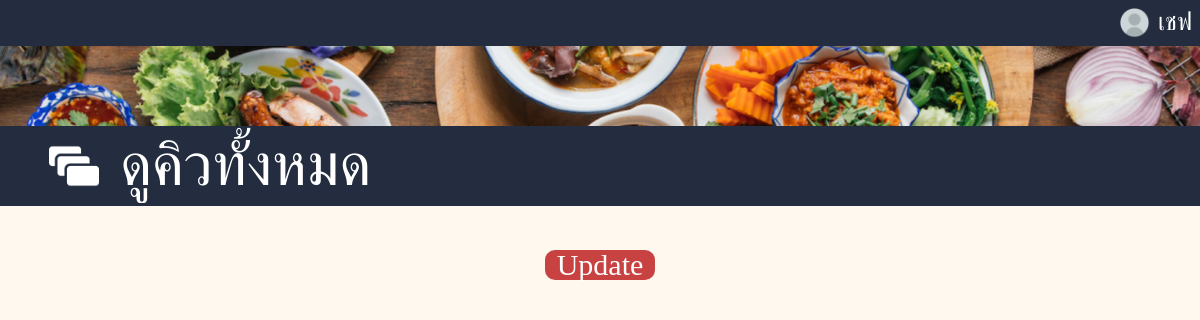
/staff/chef/chef.php, run on an earlier commit of the app's database.
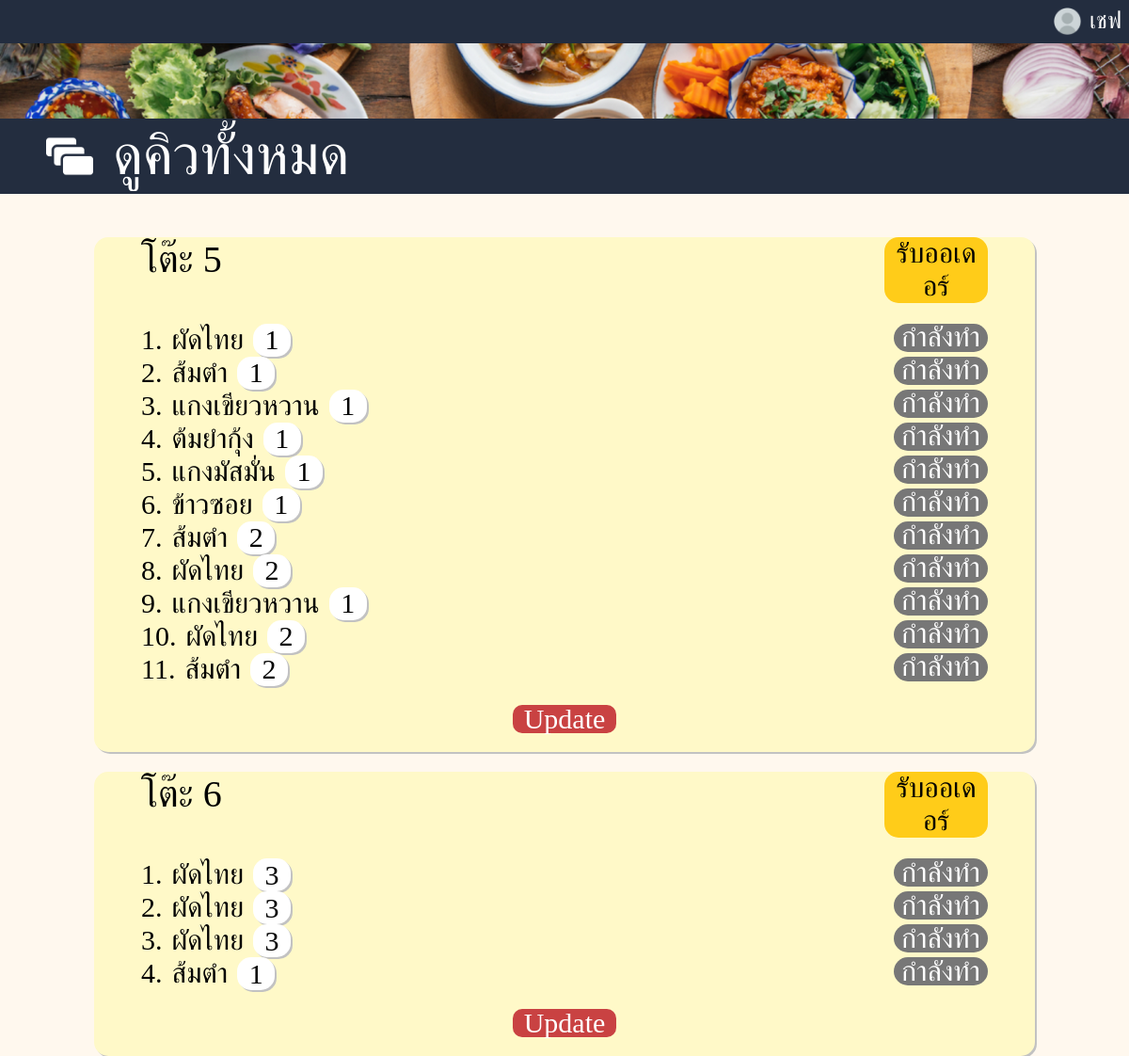
And on a later commit of the database.
### tables this page shows
CREATE TABLE order_item (
    orderitem_id INTEGER PRIMARY KEY AUTOINCREMENT,
    order_id INTEGER NOT NULL,
    menu_id INTEGER NOT NULL,
    quantity INTEGER NOT NULL, "status",
    FOREIGN KEY (menu_id) REFERENCES menu (menu_id),
    FOREIGN KEY (order_id) REFERENCES orders (order_id)
);

CREATE TABLE orders (
    order_id INTEGER PRIMARY KEY,
    table_id INTEGER NOT NULL,
    order_status TEXT CHECK(order_status IN ('กำลังทำอาหาร', 'รับออเดอร์', 'เสร็จสิ้นพร้อมเสิร์ฟ')) NOT NULL,
    order_time DATETIME NOT NULL,
    FOREIGN KEY (table_id) REFERENCES tables (table_id)
);

CREATE TABLE menu (
    menu_id INTEGER PRIMARY KEY AUTOINCREMENT,
    name TEXT NOT NULL,
    price DECIMAL(10, 2) NOT NULL,
    category TEXT CHECK(category IN ('อาหารจานเดียว', 'เครื่องดื่ม', 'กับข้าว', 'ของหวาน')) NOT NULL,
    region TEXT CHECK(region IN ('ภาคเหนือ', 'ภาคกลาง', 'ภาคใต้', 'ภาคอีสาน')) NOT NULL,
    file_path TEXT NOT NULL
);

### staff/chef/chef.php (the view, shortened to what this page needs)
<?php
$db = new MyDB();
$sql = "SELECT ord.*, o.*, m.name AS menu_name
        FROM order_item o
        JOIN menu m ON o.menu_id = m.menu_id
        JOIN orders ord ON o.order_id = ord.order_id
        ORDER BY ord.table_id, o.orderitem_id;";
$result = $db->query($sql);
?>
<!DOCTYPE html>
<html lang="en">
<head>
    <link rel="stylesheet" href="chef.css">
</head>
<body>
    <header>
        <img src="profile.png" alt="profile">
        <span>เชฟ</span>
    </header>
    <top>
        <div>
            <div class="queue">
            </div>
        </div>
        <div class="option_container">
            <div class="option-frame">
                <img src="rectangles.png" alt="">
                <span>ดูคิวทั้งหมด</span>
            </div>
        </div>
    </top>
    <div class="content">
        <div class="center-content">
            <div class="box">
                <?php
                if ($result) {
                    $currentTableId = null;
                    $orderCount = 0;
                    while ($row = $result->fetchArray(SQLITE3_ASSOC)) {
                        $tableId = $row['table_id'];
                        $orderId = $row['order_id'];
                        $menuName = $row['menu_name'];
                        $quantity = $row['quantity'];
                        if ($tableId != $currentTableId) {
                            if ($currentTableId !== null) {
                                echo '</div>';
                                echo '<div class="button-update">';
                                echo '<button>Update</button>';
                                echo '</div>';
                                echo '</div>';
                            }
                            echo '<div class="box-test1">';
                            echo '<div class="headliner">';
                            echo '<div class="text-button">';
                            echo "<span>โต๊ะ $tableId</span>";
                            echo '<span><button>รับออเดอร์</button></span>';
                            echo '</div>';
                            echo '</div>';
                            echo '<div class="contentinbox">';
                            $currentTableId = $tableId;
                            $orderCount = 0;
                        }
                        $orderCount++;
                        echo '<div class="row">';
                        echo '<div class="left">';
                        echo "<span>$orderCount.</span>";
                        echo "<span>$menuName</span>";
                        echo '<div class="boxnum">';
                        echo "<span>$quantity</span>";
                        echo '</div>';
                        echo '</div>';
                        echo '<div class="right">';
                        echo '<label for="option' . $orderId . '" class="status" data-table-id="' . $tableId . '">กำลังทำ</label>';
                        echo '</div>';
                        echo '</div>';
                    }
                    echo '</div>';
                    echo '<div class="button-update">';
                    echo '<button>Update</button>';
                    echo '</div>';
                    echo '</div>';
                } else {
                    echo "No orders found.";
                }
                ?>
            </div>
        </div>
    </div>
</body>
</html>

What changed in the data, as far as the page shows it:
added order_item: order.table_id "5", orderCount "1", menu.name "ผัดไทย", quantity "1"
added order_item: orderCount "2", menu.name "ส้มตำ", quantity "1"
added order_item: orderCount "3", menu.name "แกงเขียวหวาน", quantity "1"
added order_item: orderCount "4", menu.name "ต้มยำกุ้ง", quantity "1"
added order_item: orderCount "5", menu.name "แกงมัสมั่น", quantity "1"
added order_item: orderCount "6", menu.name "ข้าวซอย", quantity "1"
added order_item: orderCount "7", menu.name "ส้มตำ", quantity "2"
added order_item: orderCount "8", menu.name "ผัดไทย", quantity "2"
added order_item: orderCount "9", menu.name "แกงเขียวหวาน", quantity "1"
added order_item: orderCount "10", menu.name "ผัดไทย", quantity "2"
added order_item: orderCount "11", menu.name "ส้มตำ", quantity "2"
added order_item: shows "Update", order.table_id "6", orderCount "1", menu.name "ผัดไทย", quantity "3"
added order_item: orderCount "2", menu.name "ผัดไทย", quantity "3"
added order_item: orderCount "3", menu.name "ผัดไทย", quantity "3"
added order_item: orderCount "4", menu.name "ส้มตำ", quantity "1"
